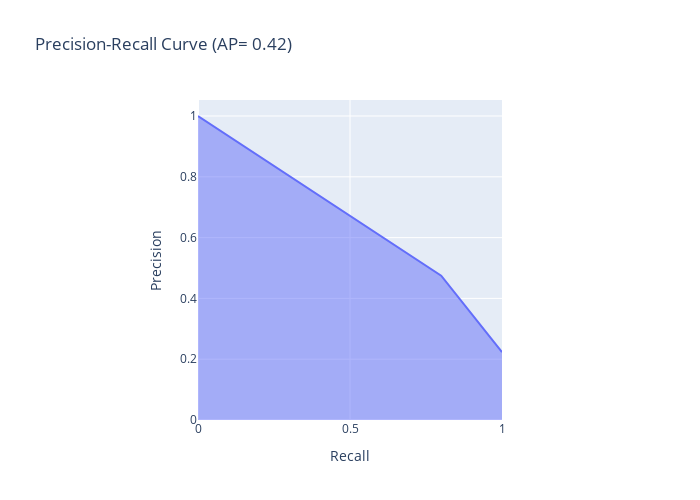

This figure's notebook cell:
### Code cell
# y_predict_proba = mygrid.predict_proba(X_test)[:,1]
y_predict_proba_test = mygrid_trainset.predict_proba(X_test)[:,1] >= 0.2
precision, recall, thresholds = precision_recall_curve(y_test,y_predict_proba_test)
average_precision = average_precision_score(y_test,y_predict_proba_test)

fig = px.area(
    x=recall, y=precision,
    title=f'Precision-Recall Curve (AP= {average_precision:.2f})',
    labels=dict(x='Recall', y='Precision'),
    width=700, height=500
)



fig.update_yaxes(scaleanchor='x', scaleratio=1)
fig.update_xaxes(constrain='domain')
fig.show()

### Figure 1 — Plotly figure (JSON) as saved in the notebook; plotly's stock layout.template omitted (floating-point values rounded to 4 significant figures)
{"data": [{"fillpattern": {"shape": ""}, "hovertemplate": "Recall=%{x}<br>Precision=%{y}<extra></extra>", "legendgroup": "", "line": {"color": "#636efa"}, "marker": {"symbol": "circle"}, "mode": "lines", "name": "", "orientation": "v", "showlegend": false, "stackgroup": "1", "type": "scatter", "x": [1, 0.8, 0], "xaxis": "x", "y": [0.2229, 0.4746, 1], "yaxis": "y"}], "layout": {"height": 500, "legend": {"tracegroupgap": 0}, "title": {"text": "Precision-Recall Curve (AP= 0.42)"}, "width": 700, "xaxis": {"anchor": "y", "constrain": "domain", "domain": [0, 1], "title": {"text": "Recall"}}, "yaxis": {"anchor": "x", "domain": [0, 1], "scaleanchor": "x", "scaleratio": 1, "title": {"text": "Precision"}}}}
